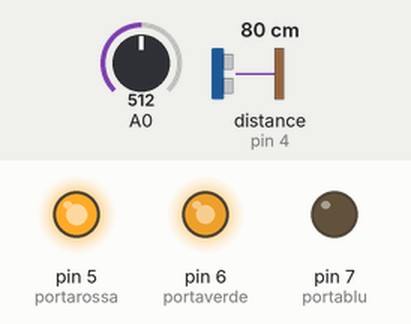
A sketch run on a simulated Arduino Uno, built with avr-gcc and run on an emulated ATmega328P. Shown: output pins drawn as LEDs (lit = HIGH). Wiring (inferred from the names in the program): ultrasonic range finder: trigger pin 2; echo pin 4. The test bench sets the inputs (shaded band); at power-on: A0 = 512, distance to the obstacle (sensor on pin 4) 80 cm. The echo pulse lasts 58.3 µs per cm; no radio packets arrive unless stated; pins used as bus, display or sensor lines are not drawn.

Above: at 3.8 s.
3.9 s: A0 set to 731
6.7 s: A0 set to 764
At 8.8 s:
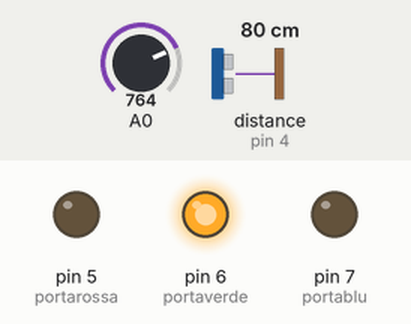
9.5 s: A0 set to 240
At 10.4 s:
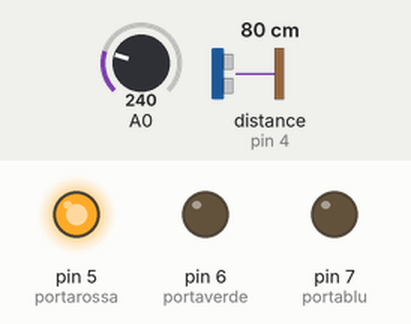
12.3 s: A0 set to 261
At 14.8 s:
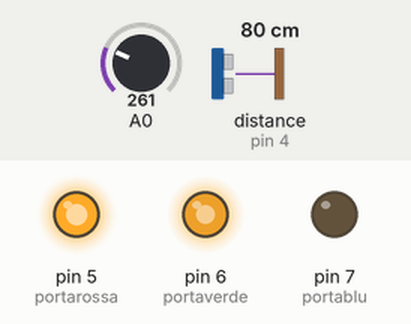
15.5 s: A0 set to 122
At 16.4 s:
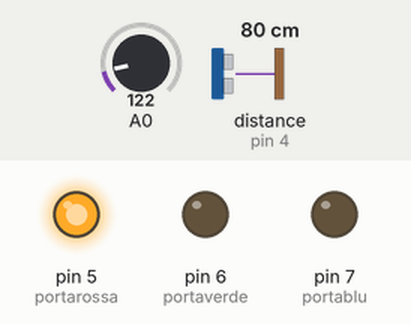
Timing chart, 0 to 18.5 s (numbered marks = the images above; inputs shaded):
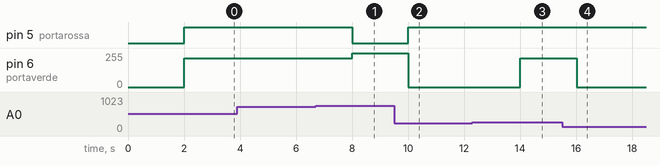

The sketch:

transmitter.ino
```cpp
#include <SPI.h>
#include <nRF24L01.h>
#include <RF24.h>

RF24 radio(9, 10); // CE, CSN

const byte address[6] = "00001";
int valore;  //dichiaro la variabile valore che memorizzerà il valore dato dal convertitore analogico-digitale
int portarossa = 5;
int portaverde = 6;
int portablu = 7;
int isPassed;


void colore (unsigned char rosso, unsigned char verde, unsigned char blu)
{
 analogWrite(portarossa, rosso); //attiva il led rosso con l’intensita’ definita nella variabile rosso
 analogWrite(portablu, blu); //attiva il led blu con l’intensita’ definita nella variabile blu
 analogWrite(portaverde, verde); //attiva il led verde con l’intensita’ definita nella variabile verde
}

void setup() {

  pinMode(portarossa, OUTPUT); // dichiara la porta 11 come porta di output
  pinMode(portaverde, OUTPUT); // dichiara la porta 10 come porta di output
  pinMode(portablu, OUTPUT); // dichiara la porta 9 come porta di output
  radio.begin();
  radio.openWritingPipe(address);
  radio.setPALevel(RF24_PA_MIN);
  radio.stopListening();
  pinMode(2, OUTPUT);//define arduino pin Trigger
  pinMode(4, INPUT);//define arduino pin Echo
  Serial.begin(9600);//enable serial monitor

}

void loop() {

  long t = pulseIn(4, HIGH);

  long cm = t / 29 / 2; //time convert distance

  digitalWrite(2, LOW);
  delayMicroseconds(4);
  digitalWrite(2, HIGH);
  delayMicroseconds(10);
  digitalWrite(2, LOW);

  if(cm <= 100){

    isPassed = 1;
    radio.write(&isPassed, sizeof(isPassed));
    delay(1000);
    isPassed = 0 ;
  }
  valore=analogRead(0); //Leggo il valore analogico alla porta A0 e lo metto dentro "valore"
  if (valore>=750) //se valore maggiore di 573 allora....
   {
   colore(0, 255, 0);
   }
   if ((valore<749)&&(valore >=250)) //se valore maggiore di 450 e valore minore di 573 allora....
   {
   colore(255,215,0); // accende il giallo (255 di rosso e 215 di verde)
   }
   if (valore<250)//se valore minore di 450 allora....
   {
     colore(255, 0, 0);
   }

}
```

Measured:
- the behaviour switches between 749 and 750 on A0 (found by bisection; images 0 and 1)
- the behaviour switches between 249 and 250 on A0 (found by bisection; images 2 and 3)
- after the input at 3.9 s, every drawn part: stays the same
- after the input at 6.7 s, pin 5 (portarossa): HIGH → LOW after 1.3 s; pin 6 (portaverde): 215/255 → 255/255 after 1.3 s
- after the input at 9.5 s, pin 5 (portarossa): LOW → HIGH after 0.51 s; pin 6 (portaverde): 255/255 → 0/255 after 0.51 s
- after the input at 12.3 s, pin 6 (portaverde): 0/255 → 215/255 after 1.7 s
- after the input at 15.5 s, pin 6 (portaverde): 215/255 → 0/255 after 0.52 s
